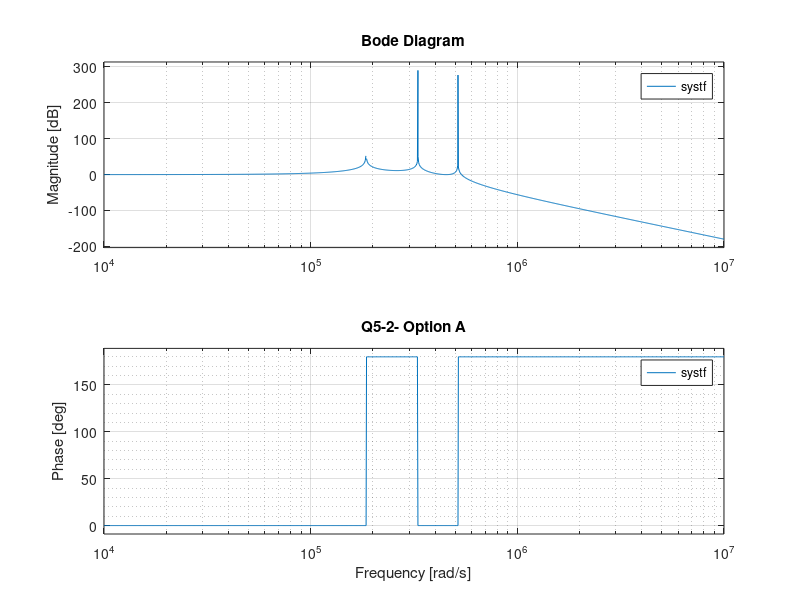

The MATLAB source for this figure:
L1=100e-6;
C1=0.1e-6;
L2=1e-3;
L3=1e-3;
C2=0.01e-6;
C3=0.01e-6;

% Build the denominator coefficients of H(s) = 1 / D(s)
% D(s) = a6*s^6 + a4*s^4 + a2*s^2 + a0

a6 =  L1*L2*L3*C1*C2*C3;
a5 = 0;  % no s^5 term
a4 =  C1*C2*L1*L2   + C1*C3*L1*L2   + C1*C3*L1*L3 + C2*C3*L1*L3 + C2*C3*L2*L3;
a3 = 0;  % no s^3 term
a2 =  C1*L1 + C2*L1 + C2*L2 + C3*L1 + C3*L2 + C3*L3;
a1 = 0;  % no s term
a0 = 1;

% Numerator is just 1
num = [1];

% Denominator polynomial coefficients [a6 a5 a4 a3 a2 a1 a0]
den = [a6, a5, a4, a3, a2, a1, a0];

% Create the transfer function
systf = tf(num, den);

bode(systf);
grid minor;
title('Q5-2- Option A');